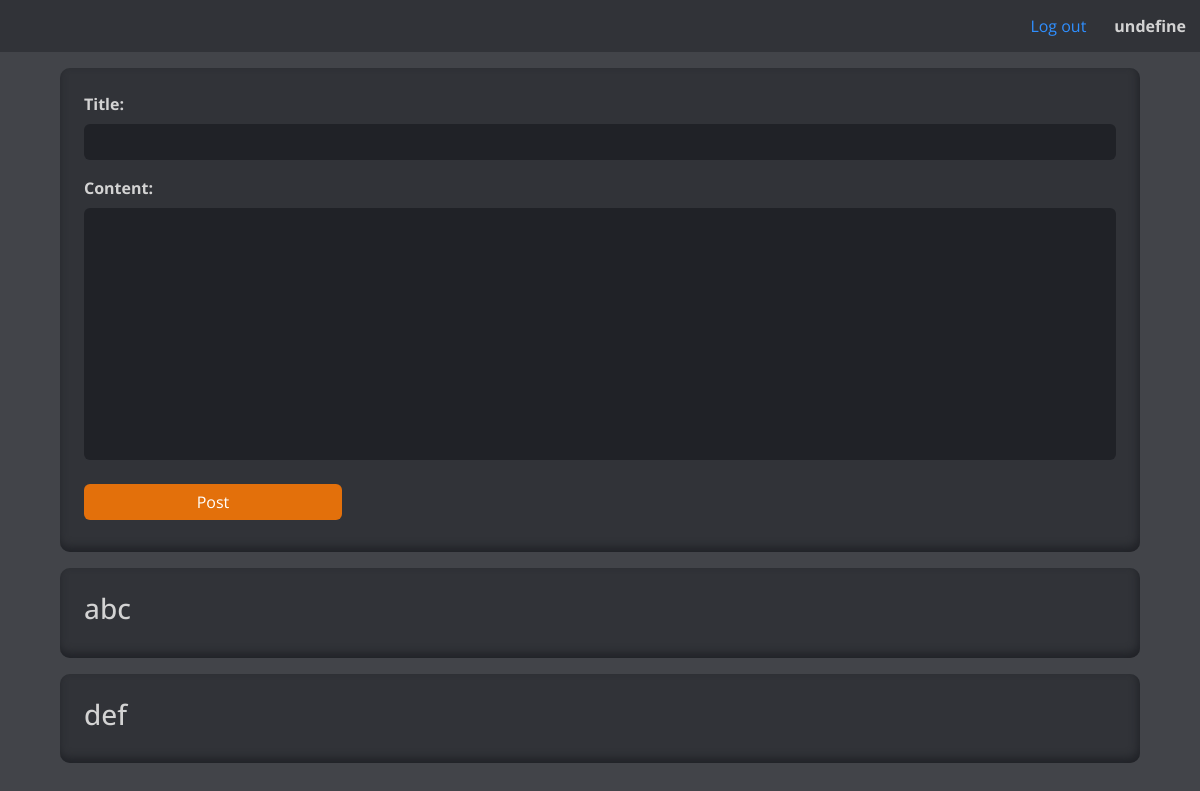
/ (signed in), run on an earlier commit of the app's database.
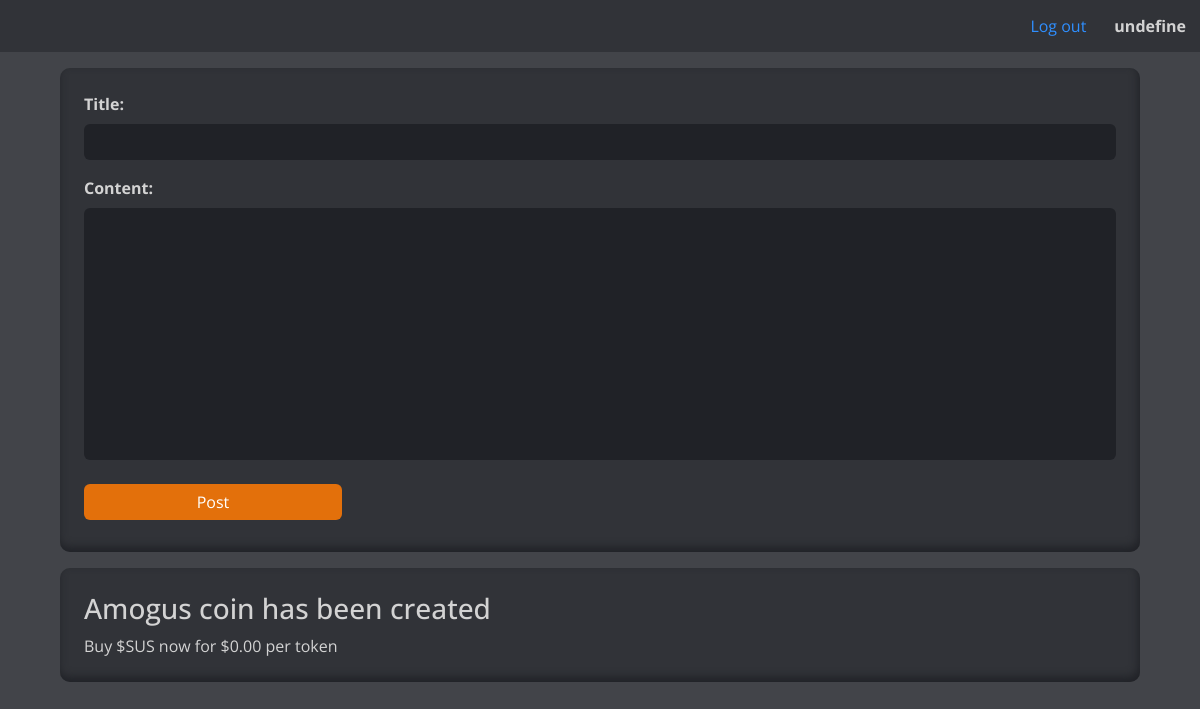
And on a later commit of the database.
### tables this page shows
CREATE TABLE accounts (
    id INTEGER PRIMARY KEY AUTOINCREMENT,
    username TEXT NOT NULL,
    password TEXT NOT NULL,
    email TEXT NOT NULL
);

CREATE TABLE "posts" (
	"id"	INTEGER NOT NULL,
	"author_id"	INTEGER NOT NULL,
	"title"	TEXT NOT NULL,
	"content"	TEXT,
	PRIMARY KEY("id" AUTOINCREMENT)
);

### app.py (the view)
@app.route('/')
def main():
    if 'token' in request.cookies.keys() and not request.cookies['token'] in active_tokens:
        return logout(request.cookies['token'])
    posts = database.execute('select * from posts').fetchall()
    username = ''
    if 'token' in request.cookies.keys():
        username = database.execute('select username from accounts where id=?', [active_tokens[request.cookies['token']]]).fetchone()[0]
    return render_template('main.html', posts=posts, username=username)

### templates/main.html (shortened to what this page needs)
<!DOCTYPE html>
<html>
    <head>
        <link href="https://cdn.jsdelivr.net/npm/bootstrap@5.2.3/dist/css/bootstrap.min.css" rel="stylesheet">
        <link href="{{ url_for('static', filename='css/core.css') }}" rel="stylesheet">
    </head>
    <body class="m-0">
        <div id="navbar" class="sticky-top">
            {% if username == '' %}
                <a href="login">Login</a><br/>
            {% else %}
                <b>{{ username }}</b>
                <a href="/logout">Log out</a>
            {% endif %}
        </div>
        <div id="content">
            {% if username != '' %}
                <div class="post p-4">
                    <form action="/api/new_post" method='post' class="mb-1" id="new_post">
                        <div class="mb-3">
                            <label for="title" class="form-label">Title:</label>
                            <input type="text" class="form-control" id="title" name="title" minlength="1"/>
                        </div>
                        <div class="mb-3">
                            <label for="content" class="form-label">Content:</label>
                            <textarea form="new_post" class="form-control" id="content" name="content" rows=10 style="resize: none; "></textarea>
                        </div>
                        <input type="submit" value="Post" class="btn btn-primary mt-2 mb-1 w-25"/>
                    </form>
                </div>
            {% endif %}
            {% for post in posts %}
            <div class="post p-4">
                <h3>{{ post.2 }}</h3>
                {{ post.3 }}
            </div>
            {% endfor %}
        </div>
   </body>
</html>

### static/css/core.css (style rules this page uses)
:root { --background-color: #424449; --content-color: #313338; --element-color: #202227; --text-color: lightgray; --link-color: #2f8fff; --accent-color: #e3700b; --accent-color-hover: #d2600a; --accent-color-pressed: #c15009; }
body { background-color: var(--background-color); font-family: 'Open Sans'; color: var(--text-color); }
a, a:visited { text-decoration: none; color: var(--link-color) }
.form-label { font-weight: bold; }
.form-control, .form-control:focus { background-color: var(--element-color) !important; color: var(--text-color) !important; border: 0 !important; }
.btn-primary { background-color: var(--accent-color) !important; border: 0 !important; }

### templates/main.html (style rules this page uses)
#navbar { width: 100%; overflow: hidden; background-color: var(--content-color); }
#navbar * { float: right; display: block; text-align: center; padding: 14px; margin-bottom: 0px; }
.post { margin-top: 16px; background-color: var(--content-color); width: 90%; border-radius: 10px; box-shadow: -0.1em -0.3em 0.5em var(--element-color) inset; margin-left: auto; margin-right: auto; }

What changed in the data, as far as the page shows it:
removed posts: content "abc"
removed posts: content "def"
added posts: title "Amogus coin has been created", content "Buy $SUS now for $0.00 per token"
